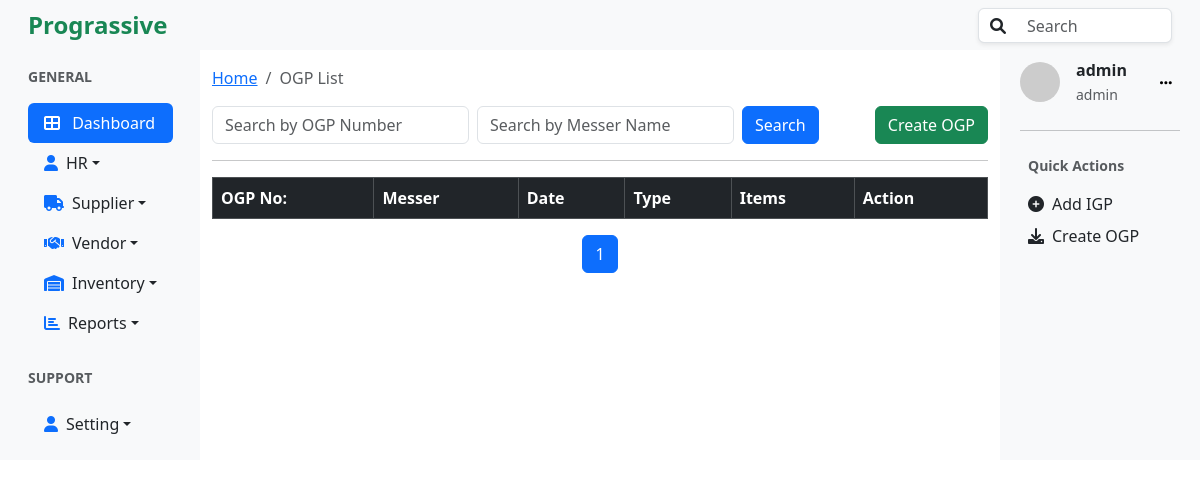
Page /ogp/list/ (signed in) on the earlier database version.
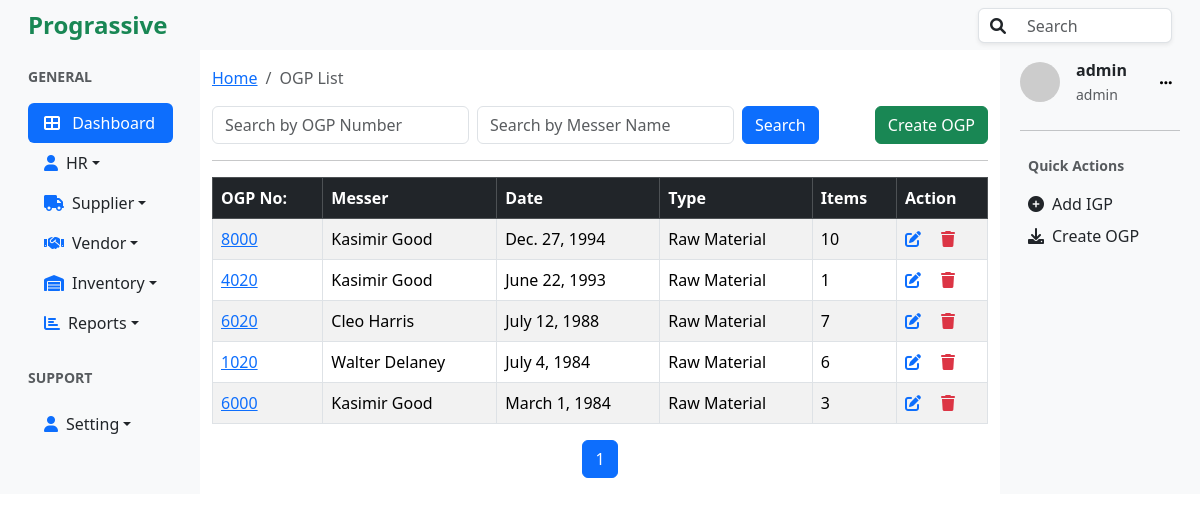
Same page on the later database version.
### accounts/models.py (models this page shows, shortened)
class User(AbstractUser):
    role = models.ForeignKey(Role, on_delete=models.SET_NULL, null=True, blank=True)

class Role(models.Model):
    ADMIN = 'admin'
    HR = 'hr'
    STAFF = 'staff'
    ROLE_CHOICES = [
        (ADMIN, 'Admin'),
        (HR, 'HR'),
        (STAFF, 'Staff'),
    ]
    name = models.CharField(max_length=50, choices=ROLE_CHOICES, default=STAFF)
    description = models.TextField(blank=True)
    def __str__(self):
        return self.name

### ogp/models.py (models this page shows, shortened)
class OGP(models.Model):
    ogp_number = models.CharField(max_length=20, unique=True)
    messer = models.ForeignKey(Vendor, on_delete=models.CASCADE)
    date = models.DateField(default=timezone.now)
    vehicle_number = models.CharField(max_length=20, blank=True, null=True)
    vehicle_type = models.CharField(max_length=50, blank=True, null=True)
    driver_name = models.CharField(max_length=50, blank=True, null=True)
    driver_contact = models.CharField(max_length=15, blank=True, null=True)
    category = models.ForeignKey(Category, on_delete=models.CASCADE)
    address = models.CharField(max_length=100, null=False, blank=False)

### vendor/models.py (models this page shows)
class Vendor(models.Model):
    name=models.CharField(max_length=20, blank=False, unique=True)
    phone=models.CharField(max_length=15)
    address =models.CharField(max_length=100, blank=True, null=True)
    def __str__(self):
        return self.name

### categories/models.py (models this page shows)
class Category(models.Model):
    name=models.CharField(max_length=30, null=False, blank=False, unique=True)
    description = models.TextField(null=True, blank=True)
    def __str__(self):
        return self.name

### ogp/views.py (the view)
# urls.py: path('list/',views.ogp_list, name="ogp_list"),
@login_required
@role_required('staff','hr','admin')
def ogp_list(request):
    filters = {
        'ogp_number':'ogp_number',
        'messer__name':'messer',
    }
    ogp_list, search_params = search_and_paginate(
        request,
        model = OGP,
        filters=filters,
        ordering='-date',
        per_page=10,
    )
    return render(request, 'ogp_list.html',{
        'ogp_list':ogp_list,
        'search_params':search_params,
        'search_active':bool(search_params),
    })

### utils/helpers.py (called while the page is built)
def search_and_paginate(request, model, filters=None, ordering=None, per_page=10):
    query = Q()
    search_params = {}
    if filters:
        for field, value in filters.items():
            search_value = request.GET.get(value, '').strip()
            if search_value:
                query &= Q(**{f"{field}__icontains": search_value})
                search_params[value] = search_value
    queryset = model.objects.filter(query).order_by(ordering if ordering else '-id')
    paginator = Paginator(queryset, per_page)
    page_number = request.GET.get('page')
    paginated_queryset = paginator.get_page(page_number)
    return paginated_queryset, search_params

### ogp/templates/ogp_list.html (shortened to what this page needs)
{% extends 'base.html' %}
{% block content %}
<nav aria-label="breadcrumb" class="my-3">
  <ol class="breadcrumb">
    <li class="breadcrumb-item"><a href="#">Home</a></li>
    <li class="breadcrumb-item active" aria-current="page">OGP List</li>
  </ol>
</nav>
<div class="d-flex justify-content-between align-items-center mb-3">
    <form class="d-flex" method="GET" action="{% url 'ogp_list' %}">
        <input type="text" name="ogp_number" class="form-control me-2" placeholder="Search by OGP Number" value="{{ request.GET.ogp_number|default_if_none:'' }}">
        <input type="text" name="messer" class="form-control me-2" placeholder="Search by Messer Name" value="{{ request.GET.messer|default_if_none:'' }}">
        <button type="submit" class="btn btn-primary">Search</button>
    </form>
    <a href="{% url 'create_ogp' %}" class="btn btn-success">Create OGP</a>
</div>
<hr />
<div class="table-responsive">
    <table class="table table-bordered table-striped table-hover">
        <thead class="table-dark">
            <tr>
                <th scope="col">OGP No:</th>
                <th scope="col">Messer</th>
                <th scope="col">Date</th>
                <th scope="col">Type</th>
                <th scope="col">Items</th>
                <th scope="col">Action</th>
            </tr>
        </thead>
        <tbody>
            {% for ogp in ogp_list %}
                <tr>
                    <td><a href="{% url 'ogp_item_list' ogp.ogp_number %}" >
                        {{ ogp.ogp_number }} </a></td>
                    <td>{{ ogp.messer }}</td>
                    <td>{{ ogp.date }}</td>
                    <td>{{ ogp.category }}</td>
                    <td>
                        {{ ogp.items.count }}
                  </td>
                    <td>
                        <a href="{% url 'update_ogp' ogp.id %}" class="text-primary" title="Edit"><i class="fa fa-edit"></i></a>
                        <a href="{% url 'delete_ogp' ogp.id %}" class="text-danger ms-3" title="Delete"><i class="fa fa-trash"></i></a>
                    </td>
                </tr>
            {% endfor %}
        </tbody>
    </table>
</div>
<div class="d-flex justify-content-center">
  <nav aria-label="Page navigation">
      <ul class="pagination">
          {% for num in ogp_list.paginator.page_range %}
          <li class="page-item {% if num == ogp_list.number %}active{% endif %}">
              <a class="page-link" href="?page={{ num }}">{{ num }}</a>
          </li>
          {% endfor %}
      </ul>
  </nav>
</div>
{% endblock %}

### templates/base.html (shortened to what this page needs)
{% load static %}
<!doctype html>
<html lang="en">
  <head>
    <link href="https://cdn.jsdelivr.net/npm/bootstrap@5.3.3/dist/css/bootstrap.min.css" rel="stylesheet">
    <link href="https://cdnjs.cloudflare.com/ajax/libs/font-awesome/6.0.0/css/all.min.css" rel="stylesheet">
    <link href="{% static 'assets/css/style.css'%}" rel="stylesheet">
    <link href="{% static 'assets/css/header.css'%}" rel="stylesheet">
  </head>
  <body>
    <div class="container-fluid " >
      {% include 'header.html'%}
      <div class="row" >
        <div class="col-md-2  bg-light" >
          {% include 'left_sidebar.html'%}
        </div>
        <div class="col-md-8 " id="content-area">
          {% block content%}
          {% endblock%}
        </div>
        <div class="col-md-2 bg-light">
          {% include 'right_sidebar.html'%}
        </div>
      </div>
    </div>
  </body>
</html>

### templates/header.html
<div class="row align-items-center bg-light align-items-center" style="height:50px;">
    <div class="col-6 d-flex align-items-center">
      <span class="fs-4 fw-bold text-success ms-md-3" id="logo">Prograssive</span>
    </div>
    <div class="col-6 text-end">
      <form class="d-flex align-items-center position-relative me-3">
        <i class="fa fa-search position-relative"
          style="left: 378px; top:9px; transform: translateY(-50%);"></i>
        <input
          class="form-control ps-5 rounded shadow-sm"
          type="search"
          placeholder="Search"
          aria-label="Search"
          style="max-width: 230px; height: 35px;margin-top:1px; margin-left:350px; ">
      </form>
    </div>
  </div>

### templates/left_sidebar.html (shortened to what this page needs)
<div class="bg-light d-flex flex-column flex-shrink-0 p-3" id="sidebar" >
  <p class="text-muted small fw-bold">GENERAL</p>
  <ul class="nav nav-pills flex-column mb-auto">
    <li class="nav-item">
      <a href="#" class="nav-link active bg-primary text-white">
        <i class="fa fa-th-large me-2"></i> Dashboard
      </a>
    </li>
    <li class="nav-item dropdown">
      <a href="#hrcollapse" class="nav-link text-dark dropdown-toggle d-flex align-items-center" id="hrdropdown" data-bs-toggle="collapse" aria-expanded="false" aria-controls="hrcollapse">
        <i class="fa fa-user me-2 text-primary"></i>
        <span>HR</span>
      </a>
    </li>
    <li class="nav-item dropdown">
      <a href="#suppliercollapse" class="nav-link text-dark dropdown-toggle d-flex align-items-center" id="supplierdropdown" data-bs-toggle="collapse" aria-expanded="false" aria-controls="suppliercollapse">
        <i class="fa fa-truck me-2 text-primary"></i>
        <span>Supplier</span>
      </a>
    </li>
    <li class="nav-item dropdown">
      <a href="#vendorcollapse" class="nav-link text-dark dropdown-toggle d-flex align-items-center"
       id="vendordropdown" data-bs-toggle="collapse" aria-expanded="false" aria-controls="vendorcollapse">
        <i class="fa fa-handshake me-2 text-primary"></i>
        <span>Vendor</span>
      </a>
    </li>
    <li class="nav-item dropdown">
      <a href="#incollapse" class="nav-link text-dark dropdown-toggle d-flex align-items-center" id="indropdown" data-bs-toggle="collapse" aria-expanded="false" aria-controls="incollapse">
        <i class="fa fa-warehouse me-2 text-primary"></i>
        <span>Inventory</span>
      </a>
    </li>
    <li class="nav-item dropdown">
      <a href="#reportscollapse" class="nav-link text-dark dropdown-toggle d-flex align-items-center"
      id="reportsdropdown" data-bs-toggle="collapse" aria-expanded="false" aria-controls="reportscollapse">
        <i class="fa fa-chart-bar me-2 text-primary"></i>
        <span>Reports</span>
      </a>
    </li>
  </ul>
  <p class="text-muted small fw-bold mt-4">SUPPORT</p>
  <ul class="nav nav-pills flex-column" >
      <li class="nav-item dropdown">
        <a href="#settingcollapse" class="nav-link text-dark dropdown-toggle d-flex align-items-center"
        id="settingdropdown" data-bs-toggle="collapse" aria-expanded="false" aria-controls="settingcollapse">
          <i class="fa fa-user me-2 text-primary"></i>
          <span>Setting</span>
        </a>
      </li>
</div>

### templates/right_sidebar.html (shortened to what this page needs)
<div class=" bg-light p-2">
  <div class="d-flex align-items-center mb-4 ml-2">
    <img
      src="https://ui-avatars.com/api/?name={{user.username}}"
      alt="User Avatar"
      class="rounded-circle me-3"
      width="40"
    />
    <div>
      <p class="mb-0 fw-bold">{{user.username}}</p>
      <small class="text-muted">{{user.role}}</small>
    </div>
    <button class="btn btn-light btn-sm ms-auto" style="box-shadow: none; border:1px;">
      <i class="fa fa-ellipsis-h"></i>
    </button>
  </div>
  <hr />
  <div class="mb-4 p-2">
    <p class="text-muted small fw-bold">Quick Actions</p>
    <ul class="list-unstyled">
      <li class="mb-2">
        <a href="{% url 'create_igp'%}" class="d-flex align-items-center text-dark text-decoration-none">
          <i class="fa fa-plus-circle me-2"></i> Add IGP
        </a>
      </li>
      <li>
        <a href="#" class="d-flex align-items-center text-dark text-decoration-none">
          <i class="fa fa-download me-2"></i> Create OGP
        </a>
      </li>
    </ul>
  </div>
</div>

Differences in the rows shown:
added OGP: ogp_number "8000", messer "Kasimir Good", date "Dec. 27, 1994", category "Raw Material", items.count "10"
added OGP: ogp_number "4020", messer "Kasimir Good", date "June 22, 1993", category "Raw Material", items.count "1"
added OGP: ogp_number "6020", messer "Cleo Harris", date "July 12, 1988", category "Raw Material", items.count "7"
added OGP: ogp_number "1020", messer "Walter Delaney", date "July 4, 1984", category "Raw Material", items.count "6"
added OGP: ogp_number "6000", messer "Kasimir Good", date "March 1, 1984", category "Raw Material", items.count "3"
